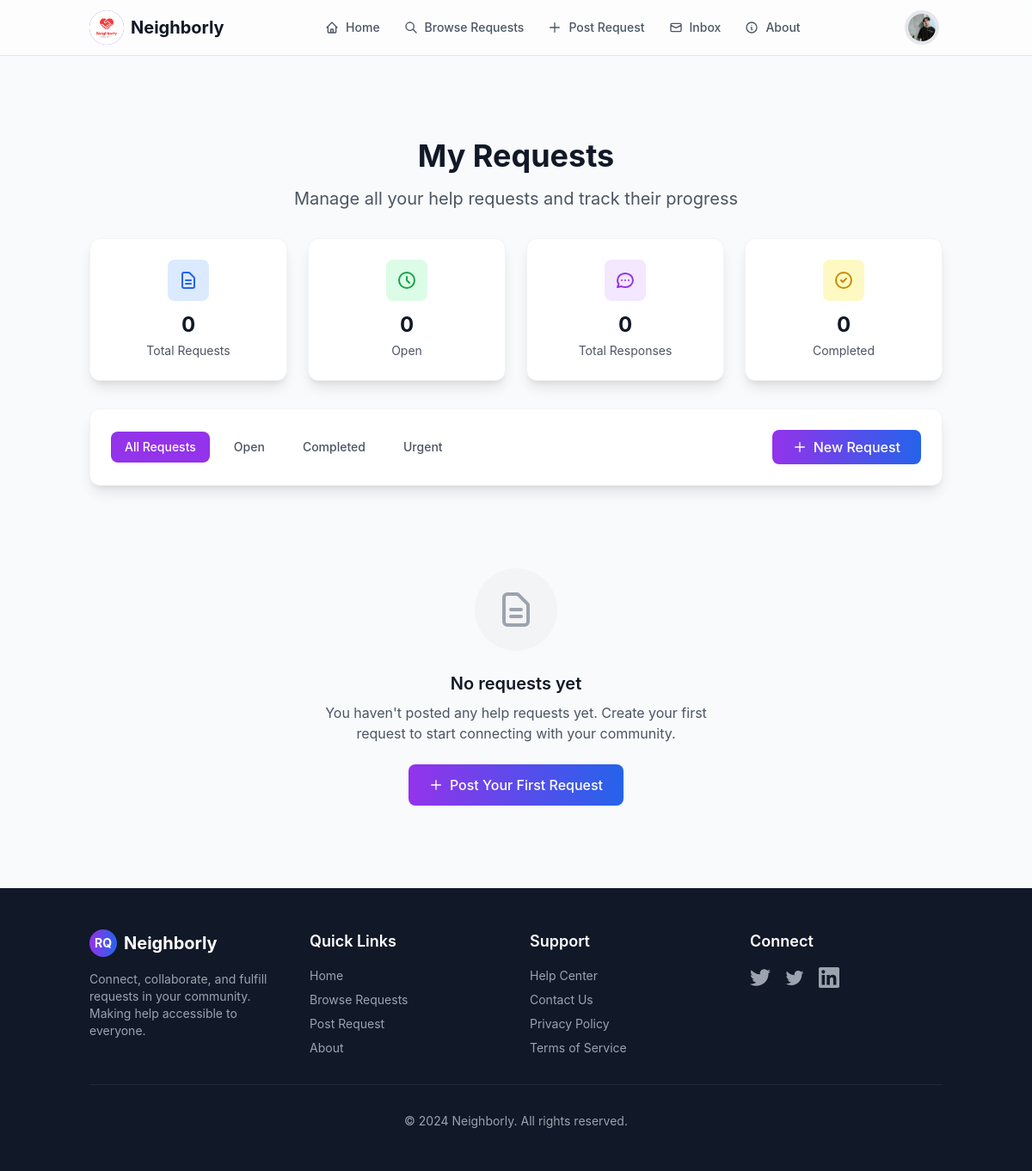
The app's page /my-requests/ (signed in), older data.
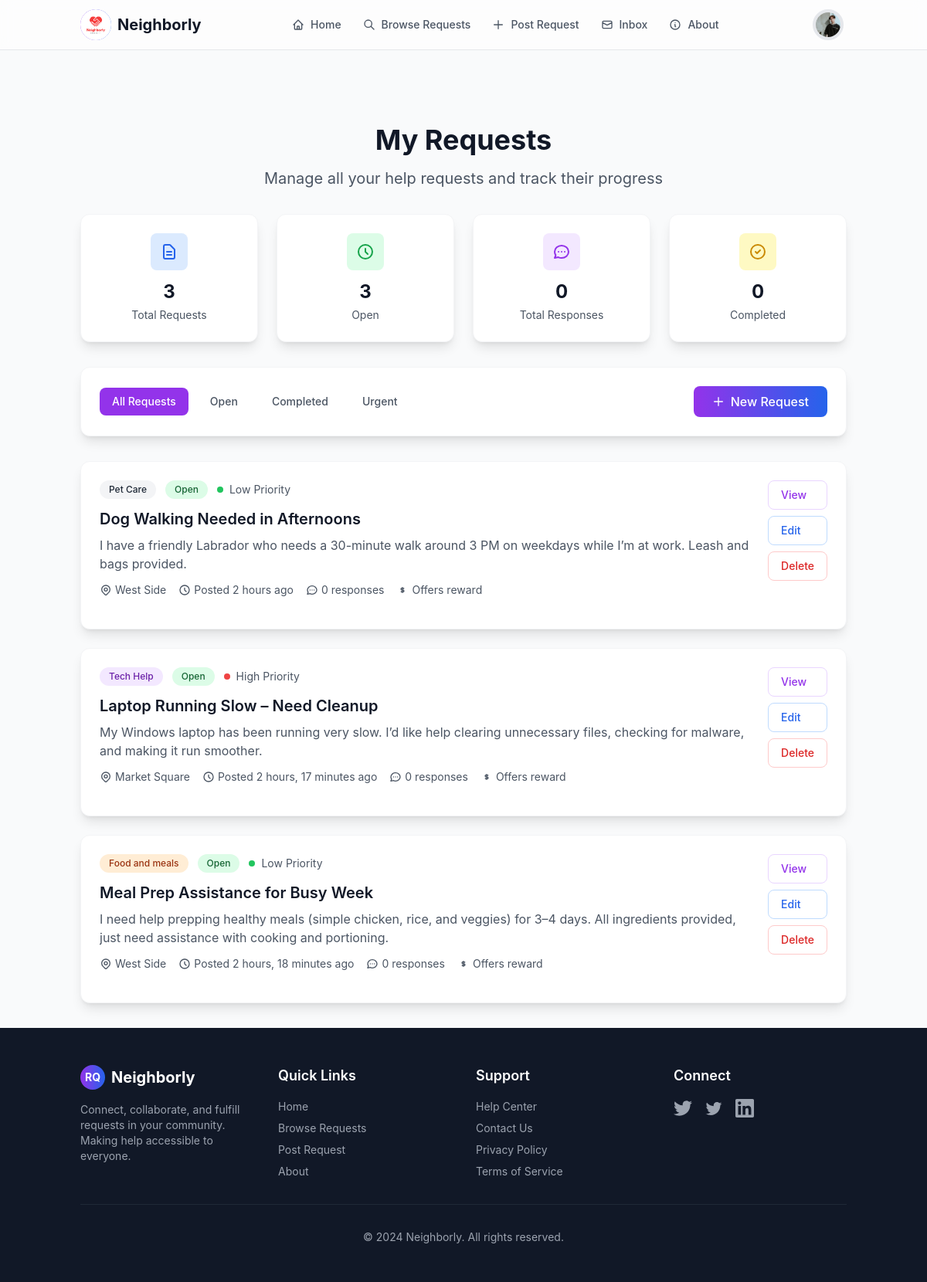
The same page, newer data.
### aid/models.py (models this page shows, shortened)
class Request(models.Model):
    STATUS_CHOICES = [
        ('open', 'Open'),
        ('in_progress', 'In Progress'),
        ('completed', 'Completed'),
        ('cancelled', 'Cancelled'),
    ]
    URGENCY_CHOICES = [
        ('low', 'Low'),
        ('medium', 'Medium'),
        ('high', 'High'),
    ]
    title = models.CharField(max_length=200)
    category = ForeignKey('Category', on_delete=models.CASCADE)
    location = ForeignKey('aid.Location', on_delete=models.CASCADE)
    description = models.TextField()
    urgency_level = models.CharField(max_length=50, choices=URGENCY_CHOICES, default='medium')
    preferred_time = models.CharField(max_length=50, blank=True, null=True)
    estimated_duration = models.CharField(max_length=50, blank=True, null=True)
    skills = models.CharField(max_length=50, blank=True, null=True)
    offer = models.TextField(blank=True, null=True)
    photo = models.ImageField(upload_to='requests_pictures/', blank=True, null=True)
    author = models.ForeignKey(settings.AUTH_USER_MODEL, on_delete=models.CASCADE)
    time_posted = models.DateTimeField(auto_now_add=True)
    status = models.CharField(max_length=20, choices=STATUS_CHOICES, default='open')
    @property
    def responses(self):
        from django.db.models import QuerySet
        return QuerySet(model=None).none()

class Category(models.Model):
    name = models.CharField(max_length=100)
    slug = models.SlugField(unique=True)
    def __str__(self):
        return self.name

class Location(models.Model):
    name = models.CharField(max_length=100)
    slug = models.SlugField(unique=True)
    def __str__(self):
        return self.name

### aid/views.py (the view)
# urls.py: path('my-requests/', my_requests, name='my_requests'),
@login_required
def my_requests(request):
    user_requests = Request.objects.filter(author=request.user).order_by('-time_posted')
    total_requests = user_requests.count()
    open_requests = user_requests.filter(status='open').count()
    profile = UserProfile.objects.filter(user=request.user).first()
    completed_requests = user_requests.filter(status='closed').count()
    total_responses = 0  # You'll need to implement this based on your response model
    context = {
        "user_requests": user_requests,
        "total_requests": total_requests,
        "open_requests": open_requests,
        "completed_requests": completed_requests,
        "total_responses": total_responses,
        "profile":profile
    }
    return render(request, "aid/my_requests.html", context)

### aid/templates/aid/my_requests.html (shortened to what the changed rows need)
{% extends "aid/base.html" %}
{% load static %}
{% block content %}
<main class="py-8">
    <div class="container mx-auto px-4">
        <div class="text-center mb-8">
            <h1 class="text-3xl md:text-4xl font-bold text-gray-900 mb-4">My Requests</h1>
        </div>
        <div class="grid grid-cols-1 md:grid-cols-4 gap-6 mb-8">
            <div class="bg-white rounded-xl shadow-lg border border-gray-100 p-6 text-center">
                <div class="w-12 h-12 bg-blue-100 text-blue-600 rounded-lg flex items-center justify-center mx-auto mb-3">
                    <svg class="w-6 h-6" fill="none" stroke="currentColor" viewBox="0 0 24 24">
                        <path stroke-linecap="round" stroke-linejoin="round" stroke-width="2" d="M9 12h6m-6 4h6m2 5H7a2 2 0 01-2-2V5a2 2 0 012-2h5.586a1 1 0 01.707.293l5.414 5.414a1 1 0 01.293.707V19a2 2 0 01-2 2z"></path>
                    </svg>
                </div>
                <div class="text-2xl font-bold text-gray-900 mb-1">{{ total_requests|default:0 }}</div>
                <div class="text-gray-600 text-sm">Total Requests</div>
            </div>
            <div class="bg-white rounded-xl shadow-lg border border-gray-100 p-6 text-center">
                <div class="w-12 h-12 bg-green-100 text-green-600 rounded-lg flex items-center justify-center mx-auto mb-3">
                    <svg class="w-6 h-6" fill="none" stroke="currentColor" viewBox="0 0 24 24">
                        <path stroke-linecap="round" stroke-linejoin="round" stroke-width="2" d="M12 8v4l3 3m6-3a9 9 0 11-18 0 9 9 0 0118 0z"></path>
                    </svg>
                </div>
                <div class="text-2xl font-bold text-gray-900 mb-1">{{ open_requests|default:0 }}</div>
                <div class="text-gray-600 text-sm">Open</div>
            </div>
        </div>
        {% if user_requests %}
            <div class="space-y-6" id="requests-container">
                {% for request in user_requests %}
                    <div class="request-card bg-white rounded-xl shadow-lg hover:shadow-xl transition-all duration-300 border border-gray-100"
                         data-status="{{ request.status|default:'open' }}"
                         data-urgency="{{ request.urgency_level|default:'medium'|lower }}">
                        <div class="p-6">
                            <div class="flex justify-between items-start mb-4">
                                <div class="flex-1">
                                    <div class="flex items-center flex-wrap gap-3 mb-3">
                                        <span class="px-3 py-1 text-xs font-medium rounded-full
                                               {% if request.category.name == 'Errands' %}bg-green-100 text-green-800
                                               {% elif request.category.name == 'Moving' %}bg-yellow-100 text-yellow-800
                                               {% elif request.category.name == 'Pet care' %}bg-blue-100 text-blue-800
                                               {% elif request.category.name == 'Tech Help' %}bg-purple-100 text-purple-800
                                               {% elif request.category.name == 'Food and meals' %}bg-orange-100 text-orange-800
                                               {% else %}bg-gray-100 text-gray-800{% endif %}">
                                            {{ request.category }}
                                        </span>
                                        <span class="px-3 py-1 text-xs font-medium rounded-full
                                               {% if request.status == 'open' %}bg-green-100 text-green-800
                                               {% elif request.status == 'closed' %}bg-blue-100 text-blue-800
                                               {% else %}bg-gray-100 text-gray-800{% endif %}">
                                            {% if request.status == 'open' %}Open{% elif request.status == 'closed' %}Completed{% else %}{{ request.status|title }}{% endif %}
                                        </span>
                                        <div class="flex items-center">
                                            <div class="w-2 h-2 rounded-full mr-2
                                                  {% if request.urgency_level == 'high' %}bg-red-500
                                                  {% elif request.urgency_level == 'medium' %}bg-yellow-500
                                                  {% else %}bg-green-500{% endif %}"></div>
                                            <span class="text-sm text-gray-600 capitalize">{{ request.urgency_level|default:'medium' }} priority</span>
                                        </div>
                                    </div>
                                    <h3 class="text-xl font-semibold text-gray-900 mb-2">{{ request.title }}</h3>
                                    <p class="text-gray-600 mb-3 line-clamp-2">{{ request.description|truncatewords:30 }}</p>
                                    <div class="flex flex-wrap items-center gap-4 text-sm text-gray-600">
                                        <div class="flex items-center">
                                            {{ request.location }}
                                        </div>
                                        <div class="flex items-center">
                                            <svg class="w-4 h-4 mr-1" fill="none" stroke="currentColor" viewBox="0 0 24 24">
                                                <path stroke-linecap="round" stroke-linejoin="round" stroke-width="2" d="M12 8v4l3 3m6-3a9 9 0 11-18 0 9 9 0 0118 0z"></path>
                                            </svg>
                                            Posted {{ request.time_posted|timesince }} ago
                                        </div>
                                        <div class="flex items-center">
                                            {{ request.responses.count|default:"0" }} response{{ request.responses.count|pluralize }}
                                        </div>
                                        {% if request.offer %}
                                        <div class="flex items-center">
                                            <svg class="w-4 h-4 mr-1" fill="none" stroke="currentColor" viewBox="0 0 24 24">
                                                <path stroke-linecap="round" stroke-linejoin="round" stroke-width="2" d="M12 8c-1.657 0-3 .895-3 2s1.343 2 3 2 3 .895 3 2-1.343 2-3 2m0-8c1.11 0 2.08.402 2.599 1M12 8V7m0 1v8m0 0v1m0-1c-1.11 0-2.08-.402-2.599-1"></path>
                                            </svg>
                                            Offers reward
                                        </div>
                                        {% endif %}
                                    </div>
                                </div>
                                <div class="flex flex-col space-y-2 ml-4 min-w-0">
                                    <a href="{% url 'aid:request_detail' request.id %}"
                                       class="px-4 py-2 text-sm font-medium text-purple-600 hover:text-purple-700 border border-purple-200 rounded-lg hover:bg-purple-50 transition-colors text-center whitespace-nowrap no-auto-delete" >
                                        View
                                    </a>
                                    <a href="{% url 'aid:edit_request' request.id %}"
                                    class="px-4 py-2 text-sm font-medium text-blue-600 hover:text-blue-700 border border-blue-200 rounded-lg hover:bg-blue-50 transition-colors text-center whitespace-nowrap no-auto-delete">
                                    Edit
                                    </a>
                                    <button onclick="deleteRequest({{ request.id }})"
                                            class="px-4 py-2 text-sm font-medium text-red-600 hover:text-red-700 border border-red-200 rounded-lg hover:bg-red-50 transition-colors whitespace-nowrap no-auto-delete">
                                        Delete
                                    </button>
                                </div>
                            </div>
                        </div>
                    </div>
                {% endfor %}
            </div>
        {% else %}
            <div class="text-center py-16">
                <div class="w-24 h-24 mx-auto mb-6 bg-gray-100 rounded-full flex items-center justify-center">
                    <svg class="w-12 h-12 text-gray-400" fill="none" stroke="currentColor" viewBox="0 0 24 24">
                        <path stroke-linecap="round" stroke-linejoin="round" stroke-width="2" d="M9 12h6m-6 4h6m2 5H7a2 2 0 01-2-2V5a2 2 0 012-2h5.586a1 1 0 01.707.293l5.414 5.414a1 1 0 01.293.707V19a2 2 0 01-2 2z"></path>
                    </svg>
                </div>
                <h3 class="text-xl font-semibold text-gray-900 mb-2">No requests yet</h3>
                <p class="text-gray-600 mb-6 max-w-md mx-auto">
                    You haven't posted any help requests yet. Create your first request to start connecting with your community.
                </p>
                <a href="{% url 'aid:post_request' %}" class="inline-flex items-center px-6 py-3 bg-gradient-to-r from-purple-600 to-blue-600 text-white font-medium rounded-lg hover:from-purple-700 hover:to-blue-700 transition-all duration-300">
                    <svg class="w-4 h-4 mr-2" fill="none" stroke="currentColor" viewBox="0 0 24 24">
                        <path stroke-linecap="round" stroke-linejoin="round" stroke-width="2" d="M12 4v16m8-8H4"></path>
                    </svg>
                    Post Your First Request
                </a>
            </div>
        {% endif %}
    </div>
</main>
{% endblock %}

Row changes from the older to the newer data that the page shows:
added Request: category "Pet Care", status "Open", urgency_level "Low", title "Dog Walking Needed in Afternoons", description "I have a friendly Labrador who needs a 30-minute walk around 3 PM on weekdays while I’m at work. Leash and bags provided.", location "West Side", time_posted "2 hours", responses.count "0", offer "free dinner" (drawn)
added Request: category "Tech Help", status "Open", urgency_level "High", title "Laptop Running Slow – Need Cleanup", description "My Windows laptop has been running very slow. I’d like help clearing unnecessary files, checking for malware, and making it run smoother.", location "Market Square", time_posted "2 hours, 17 minutes", responses.count "0", offer "20 bucks" (drawn)
added Request: category "Food and meals", status "Open", urgency_level "Low", title "Meal Prep Assistance for Busy Week", description "I need help prepping healthy meals (simple chicken, rice, and veggies) for 3–4 days. All ingredients provided, just need assistance with cooking and portioning.", location "West Side", time_posted "2 hours, 18 minutes", responses.count "0", offer "50 bucks" (drawn)
Text that changed along with them:
{{ total_requests|default:0 }}: "0" → "3"
{{ open_requests|default:0 }}: "0" → "3"
text no longer shown: "No requests yet You haven't posted any help requests yet. Create your first request to start connecting with your community. Post Your First Request"
